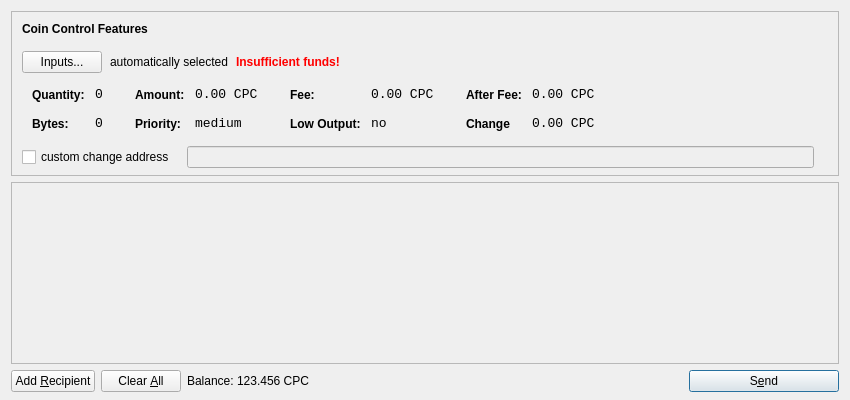
<?xml version="1.0" encoding="UTF-8"?>
<ui version="4.0">
 <class>SendCoinsDialog</class>
 <widget class="QDialog" name="SendCoinsDialog">
  <property name="geometry">
   <rect>
    <x>0</x>
    <y>0</y>
    <width>850</width>
    <height>400</height>
   </rect>
  </property>
  <property name="windowTitle">
   <string>Send Coins</string>
  </property>
  <layout class="QVBoxLayout" name="verticalLayout" stretch="0,1,0">
   <property name="bottomMargin">
    <number>8</number>
   </property>
   <item>
    <widget class="QFrame" name="frameCoinControl">
     <property name="sizePolicy">
      <sizepolicy hsizetype="Expanding" vsizetype="Expanding">
       <horstretch>0</horstretch>
       <verstretch>0</verstretch>
      </sizepolicy>
     </property>
     <property name="maximumSize">
      <size>
       <width>16777215</width>
       <height>16777215</height>
      </size>
     </property>
     <property name="frameShape">
      <enum>QFrame::StyledPanel</enum>
     </property>
     <property name="frameShadow">
      <enum>QFrame::Sunken</enum>
     </property>
     <layout class="QVBoxLayout" name="verticalLayoutCoinControl2">
      <property name="spacing">
       <number>-1</number>
      </property>
      <property name="leftMargin">
       <number>0</number>
      </property>
      <property name="topMargin">
       <number>0</number>
      </property>
      <property name="rightMargin">
       <number>0</number>
      </property>
      <property name="bottomMargin">
       <number>6</number>
      </property>
      <item>
       <layout class="QVBoxLayout" name="verticalLayoutCoinControl" stretch="0,0,0,0,1">
        <property name="spacing">
         <number>0</number>
        </property>
        <property name="leftMargin">
         <number>10</number>
        </property>
        <property name="topMargin">
         <number>10</number>
        </property>
        <item>
         <layout class="QHBoxLayout" name="horizontalLayoutCoinControl1">
          <property name="bottomMargin">
           <number>15</number>
          </property>
          <item>
           <widget class="QLabel" name="labelCoinControlFeatures">
            <property name="sizePolicy">
             <sizepolicy hsizetype="Preferred" vsizetype="Maximum">
              <horstretch>0</horstretch>
              <verstretch>0</verstretch>
             </sizepolicy>
            </property>
            <property name="font">
             <font>
              <weight>75</weight>
              <bold>true</bold>
             </font>
            </property>
            <property name="styleSheet">
             <string notr="true">font-weight:bold;</string>
            </property>
            <property name="text">
             <string>Coin Control Features</string>
            </property>
           </widget>
          </item>
         </layout>
        </item>
        <item>
         <layout class="QHBoxLayout" name="horizontalLayoutCoinControl2" stretch="0,0,0,0">
          <property name="spacing">
           <number>8</number>
          </property>
          <property name="bottomMargin">
           <number>10</number>
          </property>
          <item>
           <widget class="QPushButton" name="pushButtonCoinControl">
            <property name="styleSheet">
             <string notr="true"/>
            </property>
            <property name="text">
             <string>Inputs...</string>
            </property>
           </widget>
          </item>
          <item>
           <widget class="QLabel" name="labelCoinControlAutomaticallySelected">
            <property name="text">
             <string>automatically selected</string>
            </property>
            <property name="margin">
             <number>5</number>
            </property>
           </widget>
          </item>
          <item>
           <widget class="QLabel" name="labelCoinControlInsuffFunds">
            <property name="font">
             <font>
              <weight>75</weight>
              <bold>true</bold>
             </font>
            </property>
            <property name="styleSheet">
             <string notr="true">color:red;font-weight:bold;</string>
            </property>
            <property name="text">
             <string>Insufficient funds!</string>
            </property>
            <property name="margin">
             <number>5</number>
            </property>
           </widget>
          </item>
          <item>
           <spacer name="horizontalSpacerCoinControl">
            <property name="orientation">
             <enum>Qt::Horizontal</enum>
            </property>
            <property name="sizeHint" stdset="0">
             <size>
              <width>40</width>
              <height>1</height>
             </size>
            </property>
           </spacer>
          </item>
         </layout>
        </item>
        <item>
         <widget class="QWidget" name="widgetCoinControl" native="true">
          <property name="sizePolicy">
           <sizepolicy hsizetype="Preferred" vsizetype="Preferred">
            <horstretch>0</horstretch>
            <verstretch>0</verstretch>
           </sizepolicy>
          </property>
          <property name="minimumSize">
           <size>
            <width>0</width>
            <height>0</height>
           </size>
          </property>
          <property name="styleSheet">
           <string notr="true"/>
          </property>
          <layout class="QHBoxLayout" name="horizontalLayoutCoinControl5">
           <property name="margin">
            <number>0</number>
           </property>
           <item>
            <layout class="QHBoxLayout" name="horizontalLayoutCoinControl3" stretch="0,0,0,1">
             <property name="spacing">
              <number>20</number>
             </property>
             <property name="topMargin">
              <number>0</number>
             </property>
             <property name="bottomMargin">
              <number>10</number>
             </property>
             <item>
              <layout class="QFormLayout" name="formLayoutCoinControl1">
               <property name="horizontalSpacing">
                <number>10</number>
               </property>
               <property name="verticalSpacing">
                <number>14</number>
               </property>
               <property name="leftMargin">
                <number>10</number>
               </property>
               <property name="topMargin">
                <number>4</number>
               </property>
               <property name="rightMargin">
                <number>6</number>
               </property>
               <item row="0" column="0">
                <widget class="QLabel" name="labelCoinControlQuantityText">
                 <property name="styleSheet">
                  <string notr="true">font-weight:bold;</string>
                 </property>
                 <property name="text">
                  <string>Quantity:</string>
                 </property>
                 <property name="margin">
                  <number>0</number>
                 </property>
                </widget>
               </item>
               <item row="0" column="1">
                <widget class="QLabel" name="labelCoinControlQuantity">
                 <property name="font">
                  <font>
                   <family>Monospace</family>
                   <pointsize>10</pointsize>
                  </font>
                 </property>
                 <property name="cursor">
                  <cursorShape>IBeamCursor</cursorShape>
                 </property>
                 <property name="contextMenuPolicy">
                  <enum>Qt::ActionsContextMenu</enum>
                 </property>
                 <property name="text">
                  <string>0</string>
                 </property>
                 <property name="margin">
                  <number>0</number>
                 </property>
                 <property name="textInteractionFlags">
                  <set>Qt::LinksAccessibleByMouse|Qt::TextSelectableByKeyboard|Qt::TextSelectableByMouse</set>
                 </property>
                </widget>
               </item>
               <item row="1" column="0">
                <widget class="QLabel" name="labelCoinControlBytesText">
                 <property name="styleSheet">
                  <string notr="true">font-weight:bold;</string>
                 </property>
                 <property name="text">
                  <string>Bytes:</string>
                 </property>
                </widget>
               </item>
               <item row="1" column="1">
                <widget class="QLabel" name="labelCoinControlBytes">
                 <property name="font">
                  <font>
                   <family>Monospace</family>
                   <pointsize>10</pointsize>
                  </font>
                 </property>
                 <property name="cursor">
                  <cursorShape>IBeamCursor</cursorShape>
                 </property>
                 <property name="contextMenuPolicy">
                  <enum>Qt::ActionsContextMenu</enum>
                 </property>
                 <property name="text">
                  <string>0</string>
                 </property>
                 <property name="textInteractionFlags">
                  <set>Qt::LinksAccessibleByMouse|Qt::TextSelectableByKeyboard|Qt::TextSelectableByMouse</set>
                 </property>
                </widget>
               </item>
              </layout>
             </item>
             <item>
              <layout class="QFormLayout" name="formLayoutCoinControl2">
               <property name="horizontalSpacing">
                <number>10</number>
               </property>
               <property name="verticalSpacing">
                <number>14</number>
               </property>
               <property name="leftMargin">
                <number>6</number>
               </property>
               <property name="topMargin">
                <number>4</number>
               </property>
               <property name="rightMargin">
                <number>6</number>
               </property>
               <item row="0" column="0">
                <widget class="QLabel" name="labelCoinControlAmountText">
                 <property name="styleSheet">
                  <string notr="true">font-weight:bold;</string>
                 </property>
                 <property name="text">
                  <string>Amount:</string>
                 </property>
                 <property name="margin">
                  <number>0</number>
                 </property>
                </widget>
               </item>
               <item row="0" column="1">
                <widget class="QLabel" name="labelCoinControlAmount">
                 <property name="font">
                  <font>
                   <family>Monospace</family>
                   <pointsize>10</pointsize>
                  </font>
                 </property>
                 <property name="cursor">
                  <cursorShape>IBeamCursor</cursorShape>
                 </property>
                 <property name="contextMenuPolicy">
                  <enum>Qt::ActionsContextMenu</enum>
                 </property>
                 <property name="text">
                  <string notr="true">0.00 CPC</string>
                 </property>
                 <property name="textInteractionFlags">
                  <set>Qt::LinksAccessibleByMouse|Qt::TextSelectableByKeyboard|Qt::TextSelectableByMouse</set>
                 </property>
                </widget>
               </item>
               <item row="1" column="0">
                <widget class="QLabel" name="labelCoinControlPriorityText">
                 <property name="styleSheet">
                  <string notr="true">font-weight:bold;</string>
                 </property>
                 <property name="text">
                  <string>Priority:</string>
                 </property>
                </widget>
               </item>
               <item row="1" column="1">
                <widget class="QLabel" name="labelCoinControlPriority">
                 <property name="font">
                  <font>
                   <family>Monospace</family>
                   <pointsize>10</pointsize>
                  </font>
                 </property>
                 <property name="cursor">
                  <cursorShape>IBeamCursor</cursorShape>
                 </property>
                 <property name="contextMenuPolicy">
                  <enum>Qt::ActionsContextMenu</enum>
                 </property>
                 <property name="text">
                  <string>medium</string>
                 </property>
                 <property name="textInteractionFlags">
                  <set>Qt::LinksAccessibleByMouse|Qt::TextSelectableByKeyboard|Qt::TextSelectableByMouse</set>
                 </property>
                </widget>
               </item>
              </layout>
             </item>
             <item>
              <layout class="QFormLayout" name="formLayoutCoinControl3">
               <property name="horizontalSpacing">
                <number>10</number>
               </property>
               <property name="verticalSpacing">
                <number>14</number>
               </property>
               <property name="leftMargin">
                <number>6</number>
               </property>
               <property name="topMargin">
                <number>4</number>
               </property>
               <property name="rightMargin">
                <number>6</number>
               </property>
               <item row="0" column="0">
                <widget class="QLabel" name="labelCoinControlFeeText">
                 <property name="styleSheet">
                  <string notr="true">font-weight:bold;</string>
                 </property>
                 <property name="text">
                  <string>Fee:</string>
                 </property>
                 <property name="margin">
                  <number>0</number>
                 </property>
                </widget>
               </item>
               <item row="0" column="1">
                <widget class="QLabel" name="labelCoinControlFee">
                 <property name="font">
                  <font>
                   <family>Monospace</family>
                   <pointsize>10</pointsize>
                  </font>
                 </property>
                 <property name="cursor">
                  <cursorShape>IBeamCursor</cursorShape>
                 </property>
                 <property name="contextMenuPolicy">
                  <enum>Qt::ActionsContextMenu</enum>
                 </property>
                 <property name="text">
                  <string notr="true">0.00 CPC</string>
                 </property>
                 <property name="textInteractionFlags">
                  <set>Qt::LinksAccessibleByMouse|Qt::TextSelectableByKeyboard|Qt::TextSelectableByMouse</set>
                 </property>
                </widget>
               </item>
               <item row="1" column="0">
                <widget class="QLabel" name="labelCoinControlLowOutputText">
                 <property name="styleSheet">
                  <string notr="true">font-weight:bold;</string>
                 </property>
                 <property name="text">
                  <string>Low Output:</string>
                 </property>
                </widget>
               </item>
               <item row="1" column="1">
                <widget class="QLabel" name="labelCoinControlLowOutput">
                 <property name="font">
                  <font>
                   <family>Monospace</family>
                   <pointsize>10</pointsize>
                  </font>
                 </property>
                 <property name="cursor">
                  <cursorShape>IBeamCursor</cursorShape>
                 </property>
                 <property name="contextMenuPolicy">
                  <enum>Qt::ActionsContextMenu</enum>
                 </property>
                 <property name="text">
                  <string>no</string>
                 </property>
                 <property name="textInteractionFlags">
                  <set>Qt::LinksAccessibleByMouse|Qt::TextSelectableByKeyboard|Qt::TextSelectableByMouse</set>
                 </property>
                </widget>
               </item>
              </layout>
             </item>
             <item>
              <layout class="QFormLayout" name="formLayoutCoinControl4">
               <property name="horizontalSpacing">
                <number>10</number>
               </property>
               <property name="verticalSpacing">
                <number>14</number>
               </property>
               <property name="leftMargin">
                <number>6</number>
               </property>
               <property name="topMargin">
                <number>4</number>
               </property>
               <property name="rightMargin">
                <number>6</number>
               </property>
               <item row="0" column="0">
                <widget class="QLabel" name="labelCoinControlAfterFeeText">
                 <property name="styleSheet">
                  <string notr="true">font-weight:bold;</string>
                 </property>
                 <property name="text">
                  <string>After Fee:</string>
                 </property>
                 <property name="margin">
                  <number>0</number>
                 </property>
                </widget>
               </item>
               <item row="0" column="1">
                <widget class="QLabel" name="labelCoinControlAfterFee">
                 <property name="font">
                  <font>
                   <family>Monospace</family>
                   <pointsize>10</pointsize>
                  </font>
                 </property>
                 <property name="cursor">
                  <cursorShape>IBeamCursor</cursorShape>
                 </property>
                 <property name="contextMenuPolicy">
                  <enum>Qt::ActionsContextMenu</enum>
                 </property>
                 <property name="text">
                  <string notr="true">0.00 CPC</string>
                 </property>
                 <property name="textInteractionFlags">
                  <set>Qt::LinksAccessibleByMouse|Qt::TextSelectableByKeyboard|Qt::TextSelectableByMouse</set>
                 </property>
                </widget>
               </item>
               <item row="1" column="0">
                <widget class="QLabel" name="labelCoinControlChangeText">
                 <property name="styleSheet">
                  <string notr="true">font-weight:bold;</string>
                 </property>
                 <property name="text">
                  <string>Change</string>
                 </property>
                </widget>
               </item>
               <item row="1" column="1">
                <widget class="QLabel" name="labelCoinControlChange">
                 <property name="font">
                  <font>
                   <family>Monospace</family>
                   <pointsize>10</pointsize>
                  </font>
                 </property>
                 <property name="cursor">
                  <cursorShape>IBeamCursor</cursorShape>
                 </property>
                 <property name="contextMenuPolicy">
                  <enum>Qt::ActionsContextMenu</enum>
                 </property>
                 <property name="text">
                  <string notr="true">0.00 CPC</string>
                 </property>
                 <property name="textInteractionFlags">
                  <set>Qt::LinksAccessibleByMouse|Qt::TextSelectableByKeyboard|Qt::TextSelectableByMouse</set>
                 </property>
                </widget>
               </item>
              </layout>
             </item>
            </layout>
           </item>
          </layout>
         </widget>
        </item>
        <item>
         <layout class="QHBoxLayout" name="horizontalLayoutCoinControl4" stretch="0,0,0">
          <property name="spacing">
           <number>12</number>
          </property>
          <property name="sizeConstraint">
           <enum>QLayout::SetDefaultConstraint</enum>
          </property>
          <property name="topMargin">
           <number>5</number>
          </property>
          <property name="rightMargin">
           <number>5</number>
          </property>
          <item>
           <widget class="QCheckBox" name="checkBoxCoinControlChange">
            <property name="text">
             <string>custom change address</string>
            </property>
           </widget>
          </item>
          <item>
           <widget class="QLineEdit" name="lineEditCoinControlChange">
            <property name="enabled">
             <bool>false</bool>
            </property>
            <property name="sizePolicy">
             <sizepolicy hsizetype="Expanding" vsizetype="Fixed">
              <horstretch>0</horstretch>
              <verstretch>0</verstretch>
             </sizepolicy>
            </property>
           </widget>
          </item>
          <item>
           <widget class="QLabel" name="labelCoinControlChangeLabel">
            <property name="sizePolicy">
             <sizepolicy hsizetype="Preferred" vsizetype="Expanding">
              <horstretch>0</horstretch>
              <verstretch>0</verstretch>
             </sizepolicy>
            </property>
            <property name="minimumSize">
             <size>
              <width>0</width>
              <height>0</height>
             </size>
            </property>
            <property name="text">
             <string/>
            </property>
            <property name="margin">
             <number>3</number>
            </property>
           </widget>
          </item>
         </layout>
        </item>
        <item>
         <spacer name="verticalSpacerCoinControl">
          <property name="orientation">
           <enum>Qt::Vertical</enum>
          </property>
          <property name="sizeHint" stdset="0">
           <size>
            <width>800</width>
            <height>1</height>
           </size>
          </property>
         </spacer>
        </item>
       </layout>
      </item>
     </layout>
    </widget>
   </item>
   <item>
    <widget class="QScrollArea" name="scrollArea">
     <property name="widgetResizable">
      <bool>true</bool>
     </property>
     <widget class="QWidget" name="scrollAreaWidgetContents">
      <property name="geometry">
       <rect>
        <x>0</x>
        <y>0</y>
        <width>830</width>
        <height>165</height>
       </rect>
      </property>
      <layout class="QVBoxLayout" name="verticalLayout_2">
       <property name="margin">
        <number>0</number>
       </property>
       <item>
        <layout class="QVBoxLayout" name="entries">
         <property name="spacing">
          <number>6</number>
         </property>
        </layout>
       </item>
       <item>
        <spacer name="verticalSpacer">
         <property name="orientation">
          <enum>Qt::Vertical</enum>
         </property>
         <property name="sizeHint" stdset="0">
          <size>
           <width>20</width>
           <height>40</height>
          </size>
         </property>
        </spacer>
       </item>
      </layout>
     </widget>
    </widget>
   </item>
   <item>
    <layout class="QHBoxLayout" name="horizontalLayout">
     <item>
      <widget class="QPushButton" name="addButton">
       <property name="toolTip">
        <string>Send to multiple recipients at once</string>
       </property>
       <property name="text">
        <string>Add &amp;Recipient</string>
       </property>
       <property name="autoDefault">
        <bool>false</bool>
       </property>
      </widget>
     </item>
     <item>
      <widget class="QPushButton" name="clearButton">
       <property name="sizePolicy">
        <sizepolicy hsizetype="Minimum" vsizetype="Fixed">
         <horstretch>0</horstretch>
         <verstretch>0</verstretch>
        </sizepolicy>
       </property>
       <property name="toolTip">
        <string>Remove all transaction fields</string>
       </property>
       <property name="text">
        <string>Clear &amp;All</string>
       </property>
       <property name="autoRepeatDelay">
        <number>300</number>
       </property>
       <property name="autoDefault">
        <bool>false</bool>
       </property>
      </widget>
     </item>
     <item>
      <layout class="QHBoxLayout" name="horizontalLayout_2">
       <property name="spacing">
        <number>3</number>
       </property>
       <item>
        <widget class="QLabel" name="label">
         <property name="sizePolicy">
          <sizepolicy hsizetype="Preferred" vsizetype="Fixed">
           <horstretch>0</horstretch>
           <verstretch>0</verstretch>
          </sizepolicy>
         </property>
         <property name="text">
          <string>Balance:</string>
         </property>
        </widget>
       </item>
       <item>
        <widget class="QLabel" name="labelBalance">
         <property name="sizePolicy">
          <sizepolicy hsizetype="Preferred" vsizetype="Fixed">
           <horstretch>0</horstretch>
           <verstretch>0</verstretch>
          </sizepolicy>
         </property>
         <property name="cursor">
          <cursorShape>IBeamCursor</cursorShape>
         </property>
         <property name="text">
          <string notr="true">123.456 CPC</string>
         </property>
         <property name="textInteractionFlags">
          <set>Qt::LinksAccessibleByMouse|Qt::TextSelectableByKeyboard|Qt::TextSelectableByMouse</set>
         </property>
        </widget>
       </item>
      </layout>
     </item>
     <item>
      <spacer name="horizontalSpacer">
       <property name="orientation">
        <enum>Qt::Horizontal</enum>
       </property>
       <property name="sizeHint" stdset="0">
        <size>
         <width>40</width>
         <height>20</height>
        </size>
       </property>
      </spacer>
     </item>
     <item>
      <widget class="QPushButton" name="sendButton">
       <property name="minimumSize">
        <size>
         <width>150</width>
         <height>0</height>
        </size>
       </property>
       <property name="toolTip">
        <string>Confirm the send action</string>
       </property>
       <property name="text">
        <string>S&amp;end</string>
       </property>
       <property name="icon">
        <iconset resource="../bitcoin.qrc">
         <normaloff>:/icons/send</normaloff>:/icons/send</iconset>
       </property>
       <property name="default">
        <bool>true</bool>
       </property>
      </widget>
     </item>
    </layout>
   </item>
  </layout>
 </widget>
 <resources>
  <include location="../bitcoin.qrc"/>
 </resources>
 <connections/>
</ui>
